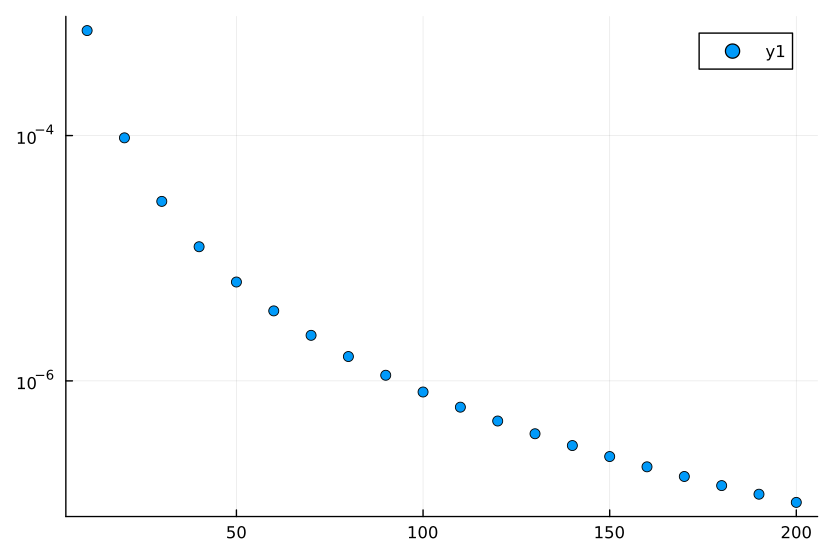

Reproduce this figure in Julia.
import Pkg
Pkg.activate(".")
using FastGaussQuadrature, LinearAlgebra
using Plots

list = []
f(x) = sqrt(1-x^2)
err_list = []
x_list = [i*10 for i in 1:20]

for i in 1:20
    x,w = gausslegendre(i*10)
    y = dot(w,f.(x))
    push!(list,y)
end

for i in 1:20
    push!(err_list,list[i]-π/2.0)
end

gr()
p = plot(x_list,err_list,st=:scatter,yscale=:log10)
display(p)
gui()
savefig(p, "hogehoge.pdf")
